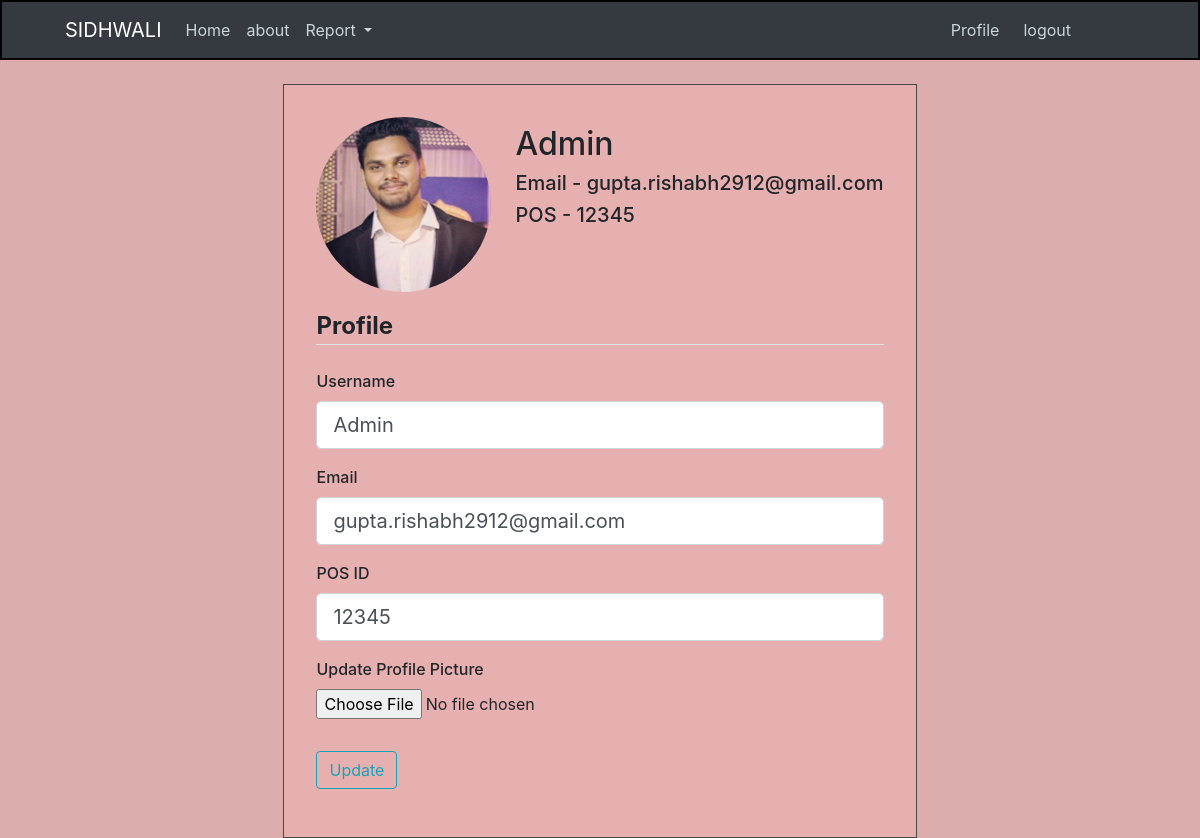
The app's page /profile (signed in) with its own data.
### crm/models.py (models this page shows, shortened)
class User(db.Model, UserMixin):
    id = db.Column(db.Integer, primary_key=True)
    username = db.Column(db.String(20), unique=True, nullable=False)
    email = db.Column(db.String(120), unique=True, nullable=False)
    image_file = db.Column(db.String(20), nullable=False, default="default.jpeg")
    password = db.Column(db.String(20), nullable=False)
    pos_id = db.Column(db.Integer, unique=True, nullable=False)
    hisaab = db.relationship("Hisaab", backref="fos", lazy="dynamic")

### crm/routes.py (the view)
@app.route("/profile", methods=["GET", "POST"])
@login_required
def profile():
    form = UpdateProfileForm()
    if form.validate_on_submit():
        if form.picture.data:
            picture_file = save_picture(form.picture.data)
            current_user.image_file = picture_file
        current_user.username = form.username.data
        current_user.email = form.email.data
        current_user.pos_id = form.pos_id.data
        db.session.commit()
        flash("Your profile has been updated", "success")
        return redirect(url_for("profile"))
    elif request.method == "GET":
        form.username.data = current_user.username
        form.email.data = current_user.email
        form.pos_id.data = current_user.pos_id
    image_file = url_for("static", filename="profile_pics/" + current_user.image_file)
    return render_template(
        "profile.html", title="Profile", image_file=image_file, form=form
    )

### crm/forms.py (shortened to what this page needs)
class UpdateProfileForm(FlaskForm):
    username = StringField(
        "Username", validators=[DataRequired(), Length(min=2, max=20)]
    )
    email = StringField("Email", validators=[DataRequired(), email()])
    pos_id = IntegerField("POS ID", validators=[DataRequired()])
    picture = FileField(
        "Update Profile Picture", validators=[FileAllowed(["jpg", "jpeg", "png"])]
    )
    submit = SubmitField("Update")

### crm/models.py (called while the page is built)
@login_manager.user_loader
def load_user(user_id):
    return User.query.get(int(user_id))

### crm/templates/profile.html (shortened to what this page needs)
{% extends "index.html" %}
{% block content  %}
<div class="d-flex justify-content-center">
   <div class="content-section mt-4">
      <div class="media">
         <img class="rounded-circle account-img mr-4" src="{{ image_file }}">
         <div class="media-body mt-2">
            <h2 class="mt-0">{{ current_user.username }}</h2>
            <h5 class="mt-0">Email - {{ current_user.email }}</h5>
            <h5 class="mt-0">POS - {{ current_user.pos_id }}</h5>
         </div>
      </div>
      <div>
         <form method="POST" action="" enctype="multipart/form-data">
            <fieldset class="form-group">
               <legend class="border-bottom mb-4"><strong>Profile</strong></legend>
               <div class="form-group">
                  {{ form.username.label(class="form-control-label") }}
                  {% if form.username.errors %}
                  {{ form.username(class="form-control form-control-lg is-invalid") }}
                  <div class="invalid-feedback">
                     {% for error in form.username.errors%}
                     <span>{{ error }}</span>
                     {% endfor %}
                  </div>
                  {% else %}
                  {{ form.username(class="form-control form-control-lg") }}
                  {% endif %}
               </div>
               <div class="form-group">
                  {{ form.email.label(class="form-control-label") }}
                  {% if form.email.errors %}
                  {{ form.email(class="form-control form-control-lg is-invalid") }}
                  <div class="invalid-feedback">
                     {% for error in form.email.errors%}
                     <span>{{ error }}</span>
                     {% endfor %}
                  </div>
                  {% else %}
                  {{ form.email(class="form-control form-control-lg") }}
                  {% endif %}
               </div>
               <div class="form-group">
                  {{ form.pos_id.label(class="form-control-label") }}
                  {% if form.pos_id.errors %}
                  {{ form.pos_id(class="form-control form-control-lg is-invalid") }}
                  <div class="invalid-feedback">
                     {% for error in form.pos_id.errors%}
                     <span>{{ error }}</span>
                     {% endfor %}
                  </div>
                  {% else %}
                  {{ form.pos_id(class="form-control form-control-lg") }}
                  {% endif %}
               </div>
               <div class="form-group">
                  {{ form.picture.label() }}
                  {{ form.picture(class="form-control-file") }}
               </div>
            </fieldset>
            <div class="form-group">
               {{ form.submit(class="btn btn-outline-info") }}
            </div>
         </form>
      </div>
   </div>
</div>
{% endblock content %}

### crm/static/main.css (style rules this page uses)
body { background-color: rgb(221, 173, 173); }
.content-section { background-color: rgb(231, 176, 176); border: .5px solid rgb(73, 72, 72); padding: 2rem; font-weight: 500; }
.account-img { height: 175px; width: 175px; margin-right: 20px; margin-bottom: 16px; }

### records on screen
User: username "Admin", email "gupta.rishabh2912@gmail.com", pos_id "12345"
